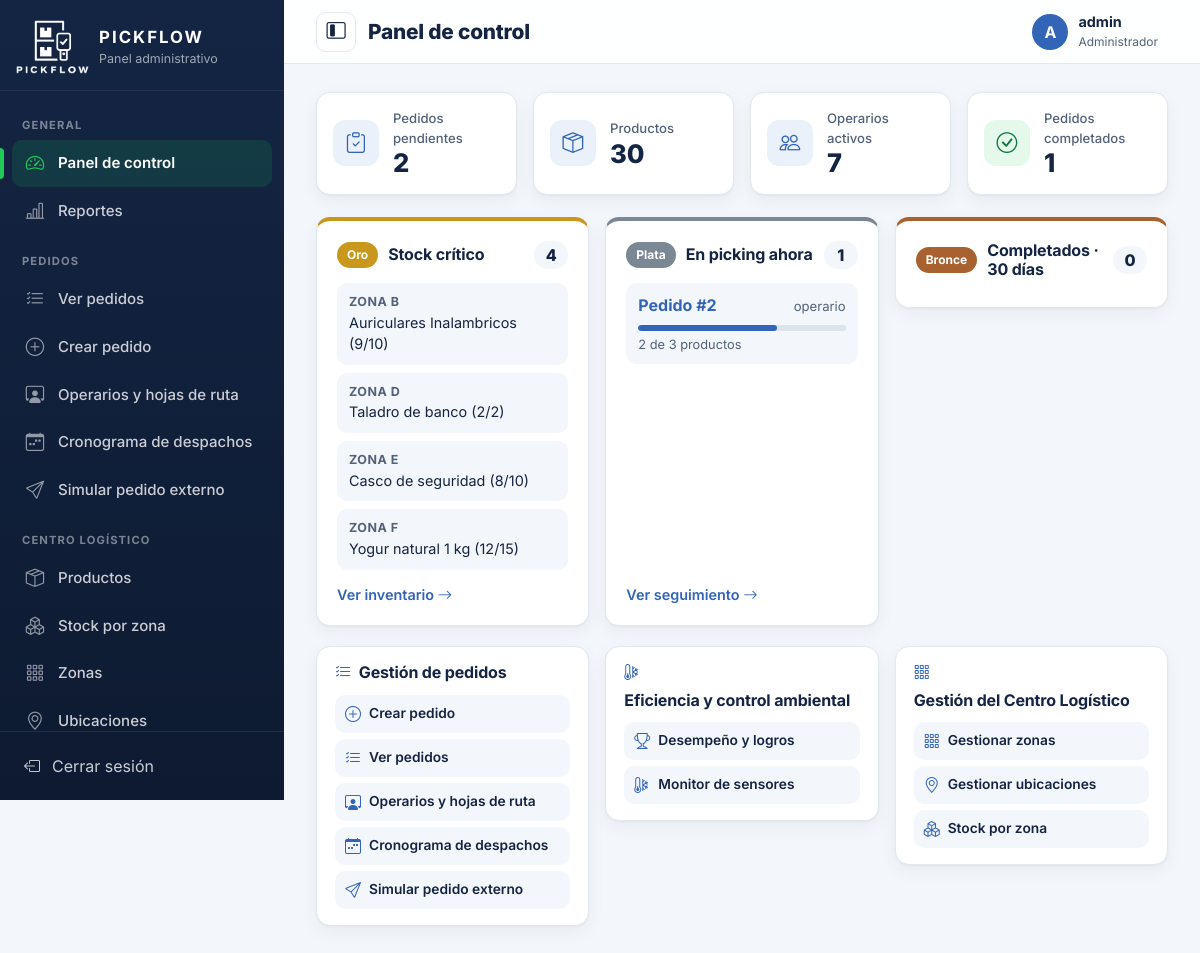
Page /index.php?c=admin (signed in) on the committed database.
### tables this page shows
CREATE TABLE Pedido (
    id_pedido INT AUTO_INCREMENT PRIMARY KEY,
    fecha_creacion DATETIME NOT NULL,
    fecha_inicio_picking DATETIME NULL,         
    fecha_entrega DATETIME,                     
    estado VARCHAR(20) NOT NULL,
    recogido BOOLEAN NOT NULL DEFAULT FALSE,
    ci_cliente VARCHAR(8) NOT NULL,
    ci_operario VARCHAR(8),
    FOREIGN KEY (ci_cliente) REFERENCES Cliente(CI),
    FOREIGN KEY (ci_operario) REFERENCES Operario(CI)
);

### controller/Controlador.php (called while the page is built, shortened)
<?php
abstract class Controlador
{
    protected function vista($vista, array $datos = [])
    {
        $datos['csrf'] = $this->tokenCsrf();
        $datos['sesion'] = ['usuario' => (string)($_SESSION['usuario'] ?? ''), 'rol' => $this->rol(), 'foto' => $this->fotoUsuario()];
        extract($datos);
        require RAIZ . '/view/' . $vista . '.php';
    }
    protected function rol()
    {
        return $_SESSION['rol'] ?? '';
    }
    protected function fotoUsuario()
    {
        if ($this->rol() !== 'operario') {
            return null;
        }
        return fotoPerfil($_SESSION['foto']);
    }
    protected function tokenCsrf()
    {
        return $_SESSION['csrf'];
    }
}

### controller/AdminController.php (called while the page is built, shortened)
<?php
class AdminController extends Controlador
{
    public function index()
    {
        $pedidos = new Pedido();
        $this->vista('admin/dashboard', [
            'pedidosPendientes' => $pedidos->contarPorEstado('Pendiente'),
            'pedidosCompletados' => $pedidos->contarPorEstado('Completado'),
            'pedidosPorValidar' => $pedidos->contarPorEstado('Por validar'),
            'productos' => (new Producto())->contar(),
            'operariosActivos' => (new Operario())->contarActivos(),
            'prioridadOro' => (new Producto())->criticosPorZona(),
            'prioridadPlata' => $pedidos->enPicking(),
            'prioridadBronce' => $pedidos->completadosRecientes(),
        ]);
    }
}

### index.php (called while the page is built, shortened)
<?php
require RAIZ . '/model/Conexion.php';
require RAIZ . '/model/Modelo.php';
require RAIZ . '/view/ayudas.php';
require RAIZ . '/controller/Controlador.php';
$accion = $_GET['a'] ?? 'index';
$controlador = new $rutas[$nombre]();
$controlador->$accion();

### model/Modelo.php (called while the page is built, shortened)
<?php
abstract class Modelo
{
    protected $db;
    public function __construct()
    {
        $this->db = Conexion::obtener();
    }
    protected function preparar($sql, $tipos = '', array $parametros = [])
    {
        $stmt = $this->db->prepare($sql);
        if ($tipos !== '') {
            $stmt->bind_param($tipos, ...$parametros);
        }
        $stmt->execute();
        return $stmt;
    }
    protected function filas($sql, $tipos = '', array $parametros = [])
    {
        $stmt = $this->preparar($sql, $tipos, $parametros);
        $resultado = $stmt->get_result();
        $filas = $resultado ? $resultado->fetch_all(MYSQLI_ASSOC) : [];
        return $filas;
    }
}

### model/Conexion.php (called while the page is built, shortened)
<?php
class Conexion
{
    private static $conexion = null;
    public static function obtener()
    {
        if (self::$conexion === null) {
            try {
                $conexion = new mysqli(self::SERVIDOR, self::USUARIO, self::PASSWORD, self::BASE_DATOS, self::PUERTO);
            } catch (mysqli_sql_exception $ex) {
                error_log('PICKFLOW: error de conexión MySQL: ' . $ex->getMessage());
                http_response_code(503);
                exit('No se pudo conectar con la base de datos. Verificá que MySQL esté iniciado.');
            }
            $conexion->set_charset('utf8mb4');
            $conexion->query("SET time_zone = '-03:00'");
            self::$conexion = $conexion;
        }
        return self::$conexion;
    }
}

### model/Producto.php (called while the page is built, shortened)
<?php
class Producto extends Modelo
{
    public function criticosPorZona()
    {
        return $this->filas("SELECT z.nombre AS zona, z.tipo, COUNT(*) AS productos,
                                    GROUP_CONCAT(CONCAT(p.Nombre, ' (', p.stock_actual, '/', p.stock_minimo, ')') ORDER BY p.Nombre SEPARATOR ', ') AS detalle
                             FROM Producto p
                             INNER JOIN Ubicacion u ON u.id_ubicacion = p.id_ubicacion INNER JOIN Zona z ON z.id_zona = u.id_zona
                             WHERE p.stock_actual <= p.stock_minimo
                             GROUP BY z.id_zona, z.nombre, z.tipo ORDER BY z.nombre");
    }
}

### view/ayudas.php (called while the page is built, shortened)
<?php
function e($texto)
{
    return htmlspecialchars((string)$texto, ENT_QUOTES, 'UTF-8');
}
function url($controlador = 'inicio', $accion = 'index', array $parametros = [])
{
    $ruta = ['c' => $controlador];
    if ($accion !== 'index') {
        $ruta['a'] = $accion;
    }
    return 'index.php?' . http_build_query($ruta + $parametros, '', '&', PHP_QUERY_RFC3986);
}

### model/Pedido.php (called while the page is built, shortened)
<?php
class Pedido extends Modelo
{
    public function enPicking()
    {
        return $this->filas("SELECT pe.id_pedido, COALESCE(po.usuario, 'sin asignar') AS operario,
                                    (SELECT COUNT(*) FROM Tiene t WHERE t.id_pedido = pe.id_pedido) AS total,
                                    (SELECT COALESCE(SUM(t.recogido), 0) FROM Tiene t WHERE t.id_pedido = pe.id_pedido) AS recogidos
                             FROM Pedido pe LEFT JOIN Persona po ON po.CI = pe.ci_operario
                             WHERE pe.estado = 'En Picking' ORDER BY pe.id_pedido");
    }
}

### view/admin/dashboard.php (the view, shortened to what this page needs)
<?php
require RAIZ . '/view/layout/cabecera.php';
?>
<section class="indicadores" aria-label="Resumen del depósito">
    <div class="indicador"><i class="bi bi-clipboard-check" aria-hidden="true"></i><div><span>Pedidos pendientes</span><strong><?= $pedidosPendientes ?></strong></div></div>
    <div class="indicador"><i class="bi bi-box-seam" aria-hidden="true"></i><div><span>Productos</span><strong><?= $productos ?></strong></div></div>
    <div class="indicador"><i class="bi bi-people" aria-hidden="true"></i><div><span>Operarios activos</span><strong><?= $operariosActivos ?></strong></div></div>
    <div class="indicador indicador-verde"><i class="bi bi-check-circle" aria-hidden="true"></i><div><span>Pedidos completados</span><strong><?= $pedidosCompletados ?></strong></div></div>
</section>
<section class="row g-3" aria-label="Tablero de prioridades">
    <div class="col-lg-4">
        <article class="resumen resumen-oro<?= $prioridadOro ? '' : ' resumen-vacia' ?>">
            <header class="resumen-cabecera">
                <span class="etiqueta-oro">Oro</span>
                <h2>Stock crítico</h2>
                <span class="resumen-cantidad"><?= count($prioridadOro) ?></span>
            </header>
            <?php if (!$prioridadOro) { ?>
                <p class="visually-hidden">Todas las zonas tienen stock suficiente.</p>
            <?php } else { ?>
                <ul class="resumen-lista">
                    <?php foreach ($prioridadOro as $o) { ?>
                        <li><span class="resumen-dato"><?= e($o['zona']) ?></span><span class="resumen-texto"><?= e($o['detalle']) ?></span></li>
                    <?php } ?>
                </ul>
                <a class="resumen-enlace" href="<?= e(url('logistica', 'inventario', ['filtro' => 'Alertas'])) ?>">Ver inventario <i class="bi bi-arrow-right" aria-hidden="true"></i></a>
            <?php } ?>
        </article>
    </div>
    <div class="col-lg-4">
        <article class="resumen resumen-plata<?= $prioridadPlata ? '' : ' resumen-vacia' ?>">
            <header class="resumen-cabecera">
                <span class="etiqueta-plata">Plata</span>
                <h2>En picking ahora</h2>
                <span class="resumen-cantidad"><?= count($prioridadPlata) ?></span>
            </header>
            <?php if (!$prioridadPlata) { ?>
                <p class="visually-hidden">No hay pedidos en preparación.</p>
            <?php } else { ?>
                <ul class="resumen-lista">
                    <?php foreach ($prioridadPlata as $p) { $porcentaje = $p['total'] > 0 ? round($p['recogidos'] * 100 / $p['total']) : 0; ?>
                        <li>
                            <span class="resumen-fila"><a href="<?= e(url('pedido', 'validar', ['id' => $p['id_pedido']])) ?>">Pedido #<?= (int)$p['id_pedido'] ?></a><small><?= e($p['operario']) ?></small></span>
                            <span class="resumen-progreso" title="<?= (int)$p['recogidos'] ?> de <?= (int)$p['total'] ?> productos"><span style="width: <?= $porcentaje ?>%"></span></span>
                            <small class="resumen-texto"><?= (int)$p['recogidos'] ?> de <?= (int)$p['total'] ?> productos</small>
                        </li>
                    <?php } ?>
                </ul>
                <a class="resumen-enlace" href="<?= e(url('seguimiento')) ?>">Ver seguimiento <i class="bi bi-arrow-right" aria-hidden="true"></i></a>
            <?php } ?>
        </article>
    </div>
    <div class="col-lg-4">
        <article class="resumen resumen-bronce<?= $prioridadBronce ? '' : ' resumen-vacia' ?>">
            <header class="resumen-cabecera">
                <span class="etiqueta-bronce">Bronce</span>
                <h2>Completados · 30 días</h2>
                <span class="resumen-cantidad"><?= count($prioridadBronce) ?></span>
            </header>
        </article>
    </div>
</section>
<section class="row g-3 mt-1 align-items-start">
    <div class="col-xl-4 col-md-6">
        <div class="tarjeta tarjeta-accesos">
            <h2 class="tarjeta-titulo"><i class="bi bi-list-check"></i> Gestión de pedidos</h2>
                        <div class="accesos">
                <a href="<?= e(url('pedido', 'nuevo')) ?>"><i class="bi bi-plus-circle"></i> Crear pedido</a>
                <a href="<?= e(url('pedido')) ?>"><i class="bi bi-list-check"></i> Ver pedidos</a>
                <a href="<?= e(url('seguimiento')) ?>"><i class="bi bi-person-workspace"></i> Operarios y hojas de ruta</a>
                <a href="<?= e(url('cronograma')) ?>"><i class="bi bi-calendar-week"></i> Cronograma de despachos</a>
                <a href="<?= e(url('api', 'simulador')) ?>"><i class="bi bi-send"></i> Simular pedido externo</a>
            </div>
        </div>
    </div>
    <div class="col-xl-4 col-md-6">
        <div class="tarjeta tarjeta-accesos">
            <h2 class="tarjeta-titulo"><i class="bi bi-thermometer-snow"></i> Eficiencia y control ambiental</h2>
                        <div class="accesos">
                <a href="<?= e(url('logro', 'desempeno')) ?>"><i class="bi bi-trophy"></i> Desempeño y logros</a>
                <a href="<?= e(url('sensor')) ?>"><i class="bi bi-thermometer-snow"></i> Monitor de sensores</a>
            </div>
        </div>
    </div>
    <div class="col-xl-4 col-md-12">
        <div class="tarjeta tarjeta-accesos">
            <h2 class="tarjeta-titulo"><i class="bi bi-grid-3x3-gap"></i> Gestión del Centro Logístico</h2>
                        <div class="accesos">
                <a href="<?= e(url('logistica', 'index', ['tipo' => 'zonas'])) ?>"><i class="bi bi-grid-3x3-gap"></i> Gestionar zonas</a>
                <a href="<?= e(url('logistica', 'index', ['tipo' => 'ubicaciones'])) ?>"><i class="bi bi-geo-alt"></i> Gestionar ubicaciones</a>
                <a href="<?= e(url('logistica', 'inventario')) ?>"><i class="bi bi-boxes"></i> Stock por zona</a>
            </div>
        </div>
    </div>
</section>
<?php require RAIZ . '/view/layout/pie.php'; ?>

### rows in the picture
pedido: id_pedido "2", operario "operario", $porcentaje 67 (drawn), recogidos "2", total "3"

### other values in the picture
$menuGrupo "GENERAL"
$mTexto "Panel de control"
$mTexto "Reportes"
$menuGrupo "PEDIDOS"
$mTexto "Ver pedidos"
$mTexto "Crear pedido"
$mTexto "Operarios y hojas de ruta"
$mTexto "Cronograma de despachos"
$mTexto "Simular pedido externo"
$menuGrupo "CENTRO LOGÍSTICO"
$mTexto "Productos"
$mTexto "Stock por zona"
$mTexto "Zonas"
$mTexto "Ubicaciones"
$titulo "Panel de control"
